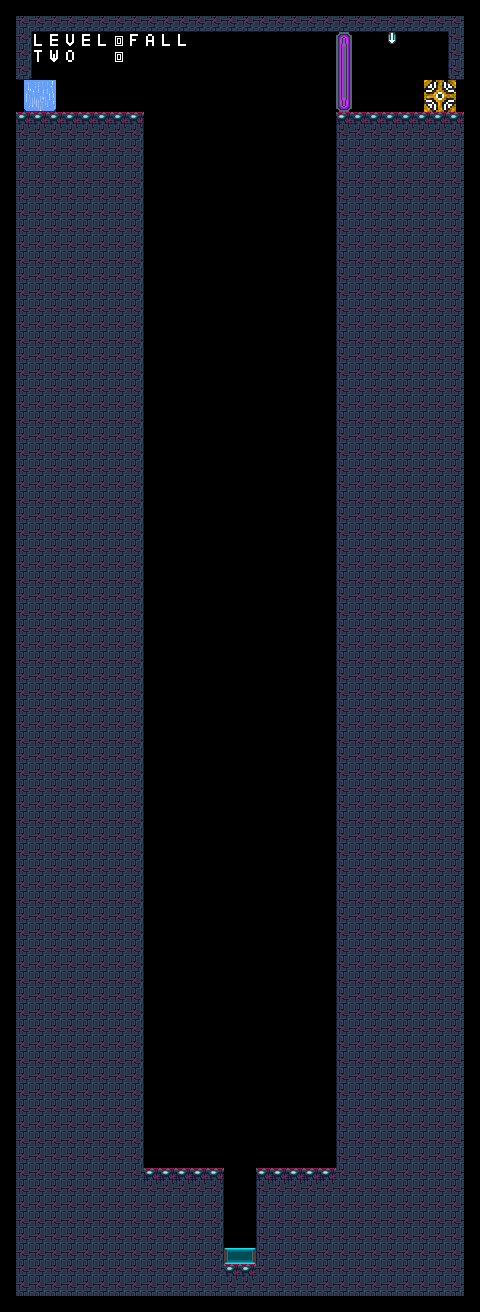

A level layout from a 2D game, rendered from its tile map. Below: a short description, then the map file with tile-grid data replaced by summaries:
An orthogonal 30x82 tile map with 16x16 px tiles, 6 tile layers (Gw_rose_open, Gw_rose, Filling, Collision_h, ...), 12 hidden layers not drawn, 11 tilesets and 3 objects (2x up, down).

<map version="1.10" tiledversion="1.10.2" orientation="orthogonal" renderorder="right-down" width="30" height="82" tilewidth="16" tileheight="16" infinite="0" nextlayerid="23" nextobjectid="4">
 <properties>
  <property name="Name" value="Fall" />
 </properties>
 <tileset firstgid="1" source="../Tilesets/01_utilities.tsx" />
 <tileset firstgid="3" source="../Tilesets/02_portal.tsx" />
 <tileset firstgid="27" source="../Tilesets/03_futuristic_city.tsx" />
 <tileset firstgid="51" source="../Tilesets/04_gravity_switch.tsx" />
 <tileset firstgid="67" source="../Tilesets/05_gravity_flow.tsx" />
 <tileset firstgid="79" source="../Tilesets/06_wall_of_death.tsx" />
 <tileset firstgid="95" source="../Tilesets/07_gravity_walls.tsx" />
 <tileset firstgid="143" source="../Tilesets/08_gravity_walls_open.tsx" />
 <tileset firstgid="191" source="../Tilesets/09_arrow.tsx" />
 <tileset firstgid="195" source="../Tilesets/10_alpha.tsx" />
 <tileset firstgid="225" source="../Tilesets/11_alpha_key.tsx" />
 <layer id="22" name="Gw_orange_open" width="30" height="82" visible="0" locked="1">
  <data>[2460 cells, 0 non-empty, 0 distinct tile ids]</data>
 </layer>
 <layer id="21" name="Gw_green_open" width="30" height="82" visible="0" locked="1">
  <data>[2460 cells, 0 non-empty, 0 distinct tile ids]</data>
 </layer>
 <layer id="19" name="Gw_rose_open" width="30" height="82" locked="1">
  <data>[2460 cells, 5 non-empty, 3 distinct tile ids]</data>
 </layer>
 <layer id="20" name="Gw_blue_open" width="30" height="82" visible="0" locked="1">
  <data>[2460 cells, 0 non-empty, 0 distinct tile ids]</data>
 </layer>
 <layer id="16" name="Gw_orange" width="30" height="82" visible="0" locked="1">
  <data>[2460 cells, 0 non-empty, 0 distinct tile ids]</data>
 </layer>
 <layer id="15" name="Gw_green" width="30" height="82" visible="0" locked="1">
  <data>[2460 cells, 0 non-empty, 0 distinct tile ids]</data>
 </layer>
 <layer id="14" name="Gw_rose" width="30" height="82" locked="1">
  <data>[2460 cells, 5 non-empty, 2 distinct tile ids]</data>
 </layer>
 <layer id="13" name="Gw_blue" width="30" height="82" visible="0" locked="1">
  <data>[2460 cells, 0 non-empty, 0 distinct tile ids]</data>
 </layer>
 <objectgroup id="12" name="gravity_walls" locked="1">
  <object id="3" type="up" x="336" y="32" width="16" height="80" />
 </objectgroup>
 <layer id="11" name="Decoration" class="visible" width="30" height="82" visible="0" locked="1">
  <data>[2460 cells, 0 non-empty, 0 distinct tile ids]</data>
 </layer>
 <layer id="10" name="Filling" class="visible" width="30" height="82" locked="1">
  <data>[2460 cells, 1119 non-empty, 13 distinct tile ids]</data>
 </layer>
 <objectgroup id="9" name="gravity_switch" locked="1">
  <object id="1" type="up" x="224" y="1247" width="32" height="16">
   <properties>
    <property name="height" type="int" value="16" />
    <property name="width" type="int" value="32" />
   </properties>
  </object>
  <object id="2" type="down" x="388" y="32" width="8" height="12">
   <properties>
    <property name="height" type="int" value="12" />
    <property name="width" type="int" value="8" />
   </properties>
  </object>
 </objectgroup>
 <layer id="8" name="Collision_bloc" width="30" height="82" visible="0" locked="1">
  <data>[2460 cells, 0 non-empty, 0 distinct tile ids]</data>
 </layer>
 <layer id="7" name="Collision_h" class="collision" width="30" height="82" locked="1">
  <data>[2460 cells, 50 non-empty, 3 distinct tile ids]</data>
 </layer>
 <layer id="6" name="Collision_v" class="collision" width="30" height="82" locked="1">
  <data>[2460 cells, 150 non-empty, 6 distinct tile ids]</data>
 </layer>
 <layer id="5" name="Wall_of_death_bloc" width="30" height="82" visible="0" locked="1">
  <data>[2460 cells, 0 non-empty, 0 distinct tile ids]</data>
 </layer>
 <layer id="4" name="Wall_of_death_h" width="30" height="82" visible="0" locked="1">
  <data>[2460 cells, 0 non-empty, 0 distinct tile ids]</data>
 </layer>
 <layer id="3" name="Wall_of_death_v" width="30" height="82" visible="0" locked="1">
  <data>[2460 cells, 0 non-empty, 0 distinct tile ids]</data>
 </layer>
 <layer id="2" name="Border" width="30" height="82" visible="0" locked="1">
  <data>[2460 cells, 216 non-empty, 1 distinct tile ids]</data>
 </layer>
 <layer id="1" name="IO" width="30" height="82">
  <data>[2460 cells, 12 non-empty, 12 distinct tile ids]</data>
 </layer>
</map>
